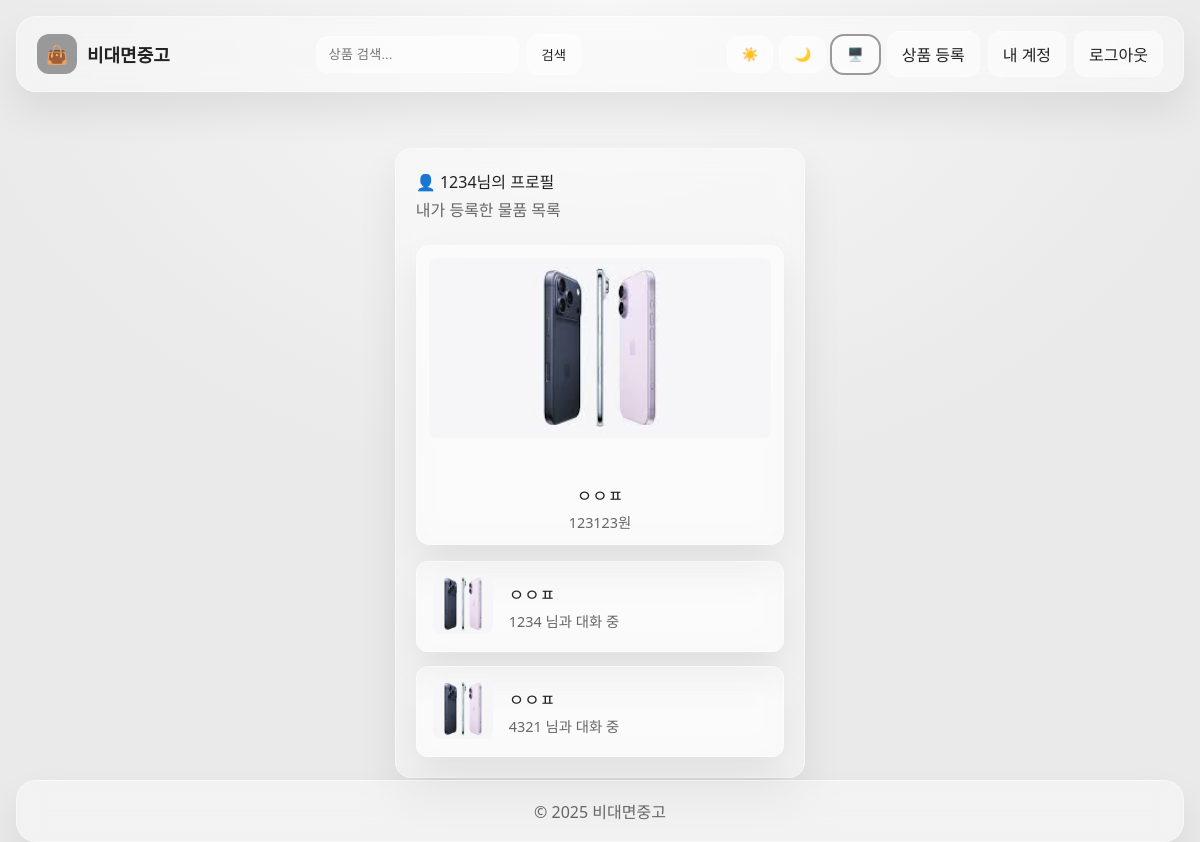
The app's page /accounts/me/ (signed in) with its own data.
### listings/models.py (models this page shows)
class Listing(models.Model):
    class Status(models.TextChoices):
        ACTIVE = 'ACTIVE','판매중'
        RESERVED = 'RESERVED','예약중'
        SOLD = 'SOLD','판매완료'
    seller = models.ForeignKey(User, on_delete=models.CASCADE, related_name='listings')
    title = models.CharField(max_length=120)
    description = models.TextField()
    price = models.PositiveIntegerField()
    status = models.CharField(max_length=16, choices=Status.choices, default=Status.ACTIVE)
    image = models.ImageField(upload_to='listing/', blank=False)  # 단일 이미지
    created_at = models.DateTimeField(auto_now_add=True)

### chat/models.py (models this page shows, shortened)
class ChatRoom(models.Model):
    listing = models.ForeignKey(Listing, on_delete=models.CASCADE, related_name="chat_rooms")
    buyer = models.ForeignKey(User, on_delete=models.CASCADE, related_name="buyer_rooms")
    seller = models.ForeignKey(User, on_delete=models.CASCADE, related_name="seller_rooms")
    created_at = models.DateTimeField(auto_now_add=True)
    updated_at = models.DateTimeField(auto_now=True)
    class Meta:
        unique_together = ("listing", "buyer", "seller")

### users/views.py (the view)
# urls.py: path('me/', profile_view, name='profile'),
@login_required
def profile_view(request):
    my_items = Listing.objects.filter(seller=request.user).order_by('-id')
    my_chats = ChatRoom.objects.filter(
        models.Q(buyer=request.user) | models.Q(seller=request.user)
    ).select_related('listing', 'buyer', 'seller')
    for chat in my_chats:
        chat.other_user_name = chat.seller.username if chat.buyer == request.user else chat.buyer.username
    return render(request, "registration/profile.html", {
        "my_items": my_items,
        "my_chats": my_chats,
    })

### templates/registration/profile.html (shortened to what this page needs)
{% extends "base.html" %}
{% block content %}
<div class="container profile-container">
  <div class="glass profile-box">
    <h2>👤 {{ request.user.username }}님의 프로필</h2>
    <p class="profile-subtitle">내가 등록한 물품 목록</p>
    {% if my_items %}
    <div class="item-grid">
      {% for item in my_items %}
      <a href="{% url 'listing_detail' item.id %}" class="item-card glass">
        {% if item.image %}
        <img src="{{ item.image.url }}" alt="{{ item.title }}" class="item-image">
        {% else %}
        <div class="item-image placeholder">이미지 없음</div>
        {% endif %}
        <div class="item-info">
          <h3>{{ item.title }}</h3>
          <p class="price">{{ item.price }}원</p>
        </div>
      </a>
      {% endfor %}
    </div>
    {% else %}
    <p class="no-items">아직 등록한 물품이 없습니다.</p>
    {% endif %}
    {% if my_chats %}
    <div class="chat-list-vertical">
      {% for room in my_chats %}
      <a href="{% url 'chat_room' room.id %}" class="chat-row glass">
        <div class="chat-row-left">
          {% if room.listing.image %}
          <img src="{{ room.listing.image.url }}" alt="{{ room.listing.title }}" class="chat-thumbnail">
          {% endif %}
        </div>
        <div class="chat-row-right">
          <h3 class="chat-title">{{ room.listing.title }}</h3>
          <p class="chat-user">{{ room.other_user_name }} 님과 대화 중</p>
        </div>
      </a>
      {% endfor %}
    </div>
    {% else %}
    <p class="no-items">현재 열려 있는 채팅방이 없습니다.</p>
    {% endif %}
  </div>
</div>
{% endblock %}

### static/css/glass.css (style rules this page uses)
html, body, div, span, applet, object, iframe, h1, h2, h3, h4, h5, h6, p, blockquote, pre, a, abbr, acronym, address, big, cite, code, del, dfn, em, img, ins, kbd, q, s, samp, small, strike, strong, sub, sup, tt, var, b, u, i, center, dl, dt, dd, ol, ul, li, fieldset, form, label, legend, table, caption, tbody, tfoot, thead, tr, th, td, article, aside, canvas, details, embed, figure, figcaption, footer, header, hgroup, menu, nav, output, ruby, section, summary, time, mark, audio, video { margin: 0; padding: 0; border: 0; font: inherit; vertical-align: baseline; }
*, *::before, *::after { box-sizing: border-box; }
a { text-decoration: none; color: inherit; }
:root { --bg1: #f7f7f7; --bg2: #eaeaea; --white: 255, 255, 255; --text: #222; --muted: #666; --accent: #999; --shadow: 0 20px 40px rgba(0, 0, 0, .08); --glass-bg: rgba(var(--white), .4); --glass-br: 1px solid rgba(255, 255, 255, .4); --success: #22c55e; --error: #ef4444; --info: #3b82f6; }
html, body { height: 100%; }
body { font-family: system-ui, -apple-system, 'Noto Sans KR', sans-serif; color: var(--text); background: radial-gradient(800px 600px at 50% 0%, var(--bg1) 0%, var(--bg2) 80%); margin: 0; }
.glass { background: var(--glass-bg); border: var(--glass-br); box-shadow: var(--shadow); backdrop-filter: blur(14px); border-radius: 20px; transition: all .2s ease; }
@media (min-width: 1024px) { .container { max-width: 1100px; margin: 0 auto; } }
.profile-container { display: flex; justify-content: center; align-items: flex-start; padding: 20px; }
.profile-box { max-width: 960px; width: 100%; padding: 20px; border-radius: 16px; }
.profile-subtitle { color: var(--muted); margin-top: 4px; }
.item-grid { display: grid; grid-template-columns: repeat(auto-fill, minmax(220px, 1fr)); gap: 20px; margin-top: 24px; }
.item-card { height: 300px; border-radius: 14px; padding: 12px; display: flex; flex-direction: column; justify-content: space-between; text-align: center; transition: transform 0.2s ease, box-shadow 0.2s ease; }
.item-image { width: 100%; height: 180px; object-fit: cover; border-radius: 8px; margin-bottom: 10px; }
.item-info h3 { margin: 6px 0 4px; font-size: 1.05rem; }
.item-info .price { margin: 0; color: var(--muted); font-size: 0.9rem; }
.chat-list-vertical { display: flex; flex-direction: column; gap: 14px; margin-top: 16px; }
.chat-row { display: flex; align-items: center; padding: 12px 16px; border-radius: 12px; text-decoration: none; color: inherit; transition: background 0.2s ease, transform 0.15s ease; }
.chat-row-left { flex-shrink: 0; }
.chat-thumbnail { width: 60px; height: 60px; border-radius: 8px; object-fit: cover; margin-right: 16px; }
.chat-row-right { display: flex; flex-direction: column; justify-content: center; }
.chat-title { font-size: 1.05rem; margin: 0; }
.chat-user { color: var(--muted); font-size: 0.9rem; margin-top: 4px; }
html, body { height: 100%; margin: 0; padding: 0; }
body { display: flex; flex-direction: column; min-height: 100vh; }

### records on screen
Listing: image (picture), title "ㅇㅇㅍ", price "123123"
ChatRoom: listing.image (picture), listing "ㅇㅇㅍ", other_user_name "1234"
ChatRoom: listing.image (picture), listing "ㅇㅇㅍ", other_user_name "4321"

### other values on screen
{{ request.user.username }} "1234"
